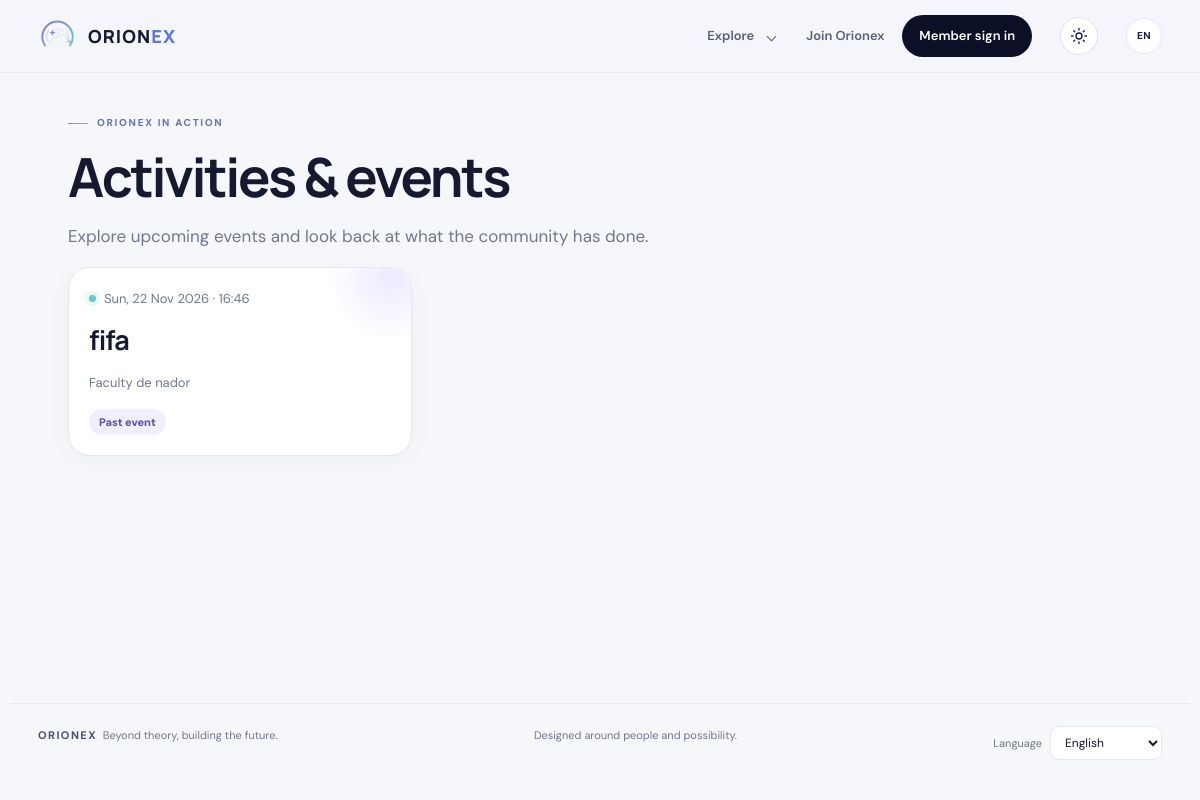
Page /activities/ on the earlier database version.
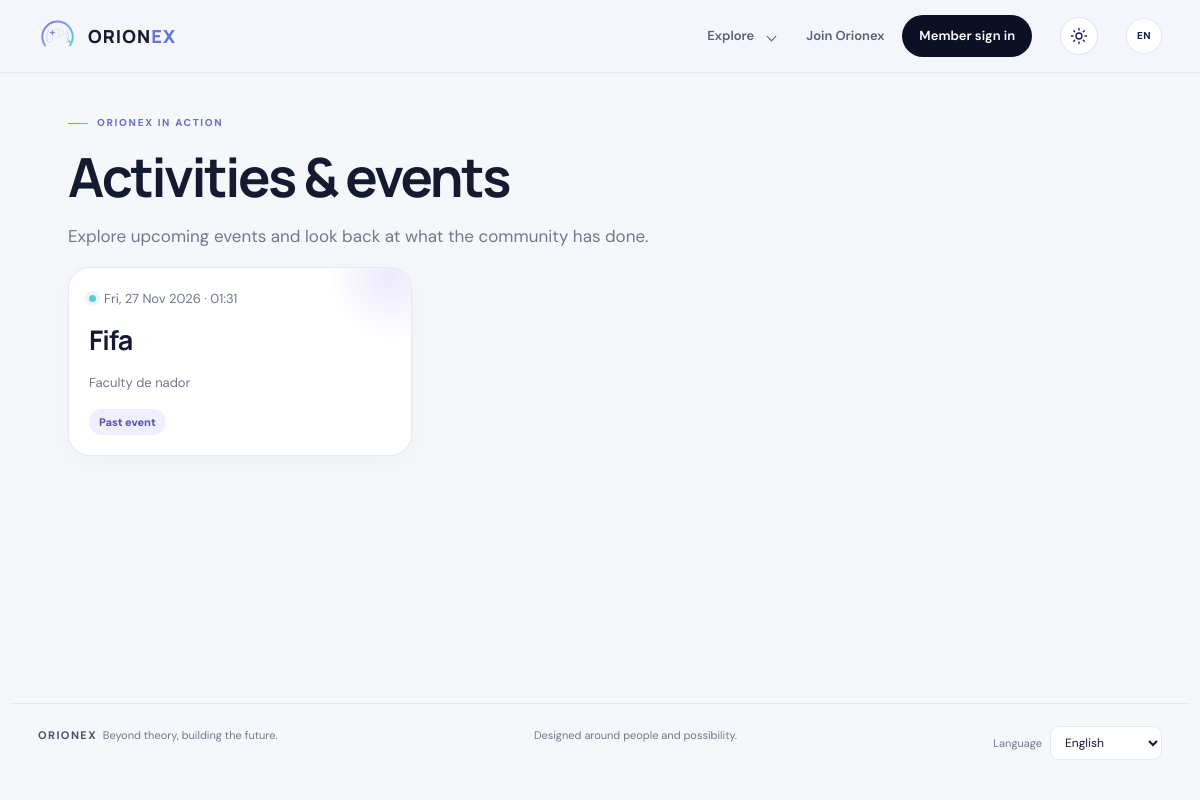
Same page on the later database version.
### core/models.py (models this page shows, shortened)
class Event(models.Model):
    title = models.CharField(max_length=200)
    date = models.DateTimeField()
    place = models.CharField(max_length=200, blank=True)
    registration_open = models.BooleanField(default=False)
    description = models.TextField(blank=True)
    capacity = models.PositiveIntegerField(null=True, blank=True)

### core/views.py (the view)
# urls.py: path('activities/', views.activity_list, name='activity_list'),
def activity_list(request):
    if request.user.is_authenticated and not has_capability(request.user, "can_access_events"):
        raise PermissionDenied
    events = Event.objects.order_by("-date")
    return render(request, "core/activities.html", {"events": Paginator(events, 12).get_page(request.GET.get("page")), "today": timezone.now()})

### core/context_processors.py (called while the page is built)
def member_capabilities(request):
    unread_notifications = Notification.objects.filter(
        recipient=request.user, read_at__isnull=True
    ).count() if request.user.is_authenticated else 0
    unread_messages = Message.objects.filter(recipient=request.user, is_read=False).count() if request.user.is_authenticated else 0
    return {
        "capabilities": {
            capability: has_capability(request.user, capability)
            for capability in CAPABILITIES
        },
        "notification_unread": unread_notifications,
        "unread": unread_messages,
    }

### core/permissions.py (called while the page is built, shortened)
def has_capability(user, capability):
    if not user.is_authenticated:
        return False

### core/templates/core/activities.html (shortened to what this page needs)
{% extends 'core/base.html' %}
{% block body %}
<main class="page">
  <span class="eyebrow">Orionex in action</span><h1>Activities &amp; events</h1><p class="lede">Explore upcoming events and look back at what the community has done.</p>
  <div class="grid">
    {% for event in events %}<a class="card event-card" href="/events/{{ event.id }}/"><div class="event-date">{{ event.date|date:'D, d M Y · H:i' }}</div><h2>{{ event.title }}</h2>{% if event.place %}<p class="meta">{{ event.place }}</p>{% endif %}<p>{{ event.description|truncatewords:24 }}</p>{% if event.date >= today %}{% if event.registration_open %}<span class="badge badge-approved">Registration open</span>{% else %}<span class="badge">Coming up</span>{% endif %}{% else %}<span class="badge">Past event</span>{% endif %}</a>
    {% empty %}<div class="empty">Events and activities will be listed here.</div>{% endfor %}
  </div>
</main>
{% endblock %}

Differences in the rows shown:
removed Event: date "Sun, 22 Nov 2026 · 16:46", title "fifa", place "Faculty de nador", shows "Past event"
added Event: date "Fri, 27 Nov 2026 · 01:31", title "Fifa", place "Faculty de nador", shows "Past event"
